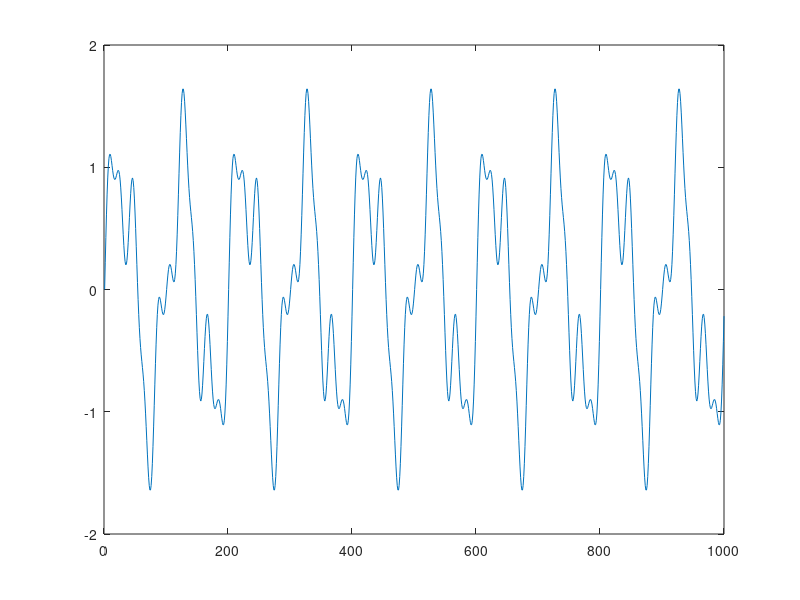
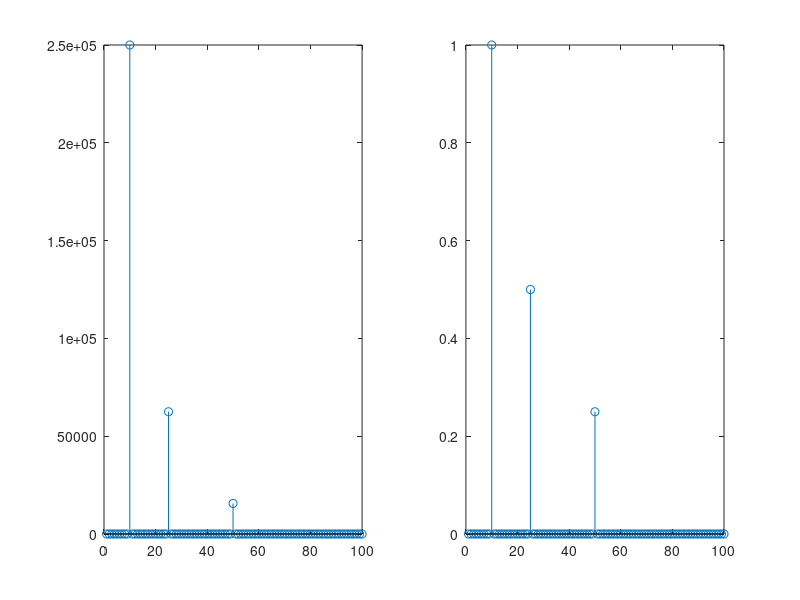

These figures' MATLAB source, in order:
clear all;
Sampling_Frequency = 1000;     %Sampling Frequency in HZ
Number_of_Samples = 1000;      %DFT resolution is 1 Hz

f1 = 10;
f2 = 25;
f3 = 50;

Time_References = [0 : Number_of_Samples-1]*(1/Sampling_Frequency);
sig_01 = 1.00 * sin(2*3.1416*f1*Time_References);
sig_02 = 0.50 * sin(2*3.1416*f2*Time_References);
sig_03 = 0.25 * sin(2*3.1416*f3*Time_References);
Test_Signal = sig_01 + sig_02 + sig_03;

plot(Test_Signal);

for Target_Frequency = 1 : 100
  s_prev1 = 0;
  s_prev2 = 0;
  normalized_frequency = Target_Frequency / Sampling_Frequency; 
            %This is different from the normaliuzed frequency of filter
  coefficient = 2 * cos(2 * 3.1416 * normalized_frequency);

  for i = 1:Number_of_Samples     %N.B. C indexing will start from 0
    s = Test_Signal(i) + (coefficient * s_prev1) - s_prev2;
    s_prev2 = s_prev1;
    s_prev1 = s;
  end
  power_of_target(Target_Frequency) = abs((s_prev2 * s_prev2) + (s_prev1 * s_prev1) - coefficient * s_prev1 * s_prev2);
end

figure 02;
subplot(1,2,1);
stem(power_of_target);

Amplitude =  2 * sqrt(power_of_target / (Number_of_Samples * Sampling_Frequency));
subplot(1,2,2);
stem(Amplitude);